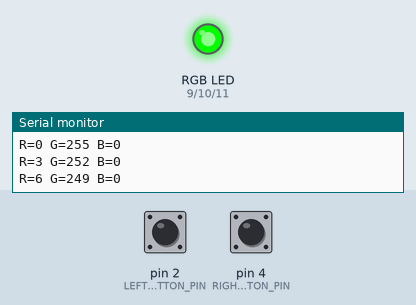
Simulated run of this sketch. Board: Arduino Uno, built with avr-gcc and run on an emulated ATmega328P. Shown: an RGB LED mixed from three pins (HIGH = lit), the last lines printed to the serial monitor. The test bench sets the inputs (shaded band); at power-on: pin 2 (LEFT_BUTTON_PIN) HIGH, pin 4 (RIGHT_BUTTON_PIN) HIGH. Dim RGB values are drawn brighter than linear; random numbers use the default seed unless the sketch sets one.

Above: at 1.2 s.
1.3 s: pin 2 (LEFT_BUTTON_PIN) pulled LOW for 0.15 s
At 2.2 s:
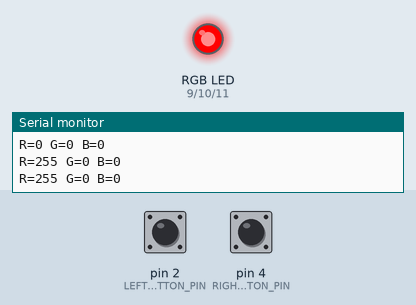
4.3 s: pin 2 (LEFT_BUTTON_PIN) pulled LOW for 1 s
At 5.16 s:
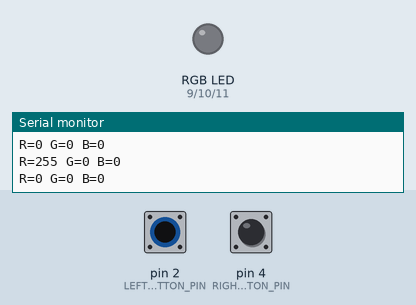
7.5 s: pin 2 (LEFT_BUTTON_PIN) pulled LOW for 0.15 s
At 8.86 s:
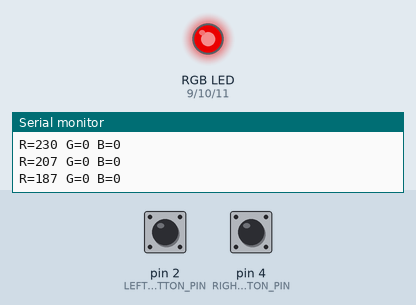
10.6 s: pin 2 (LEFT_BUTTON_PIN) pulled LOW for 3.2 s
At 11.21 s:
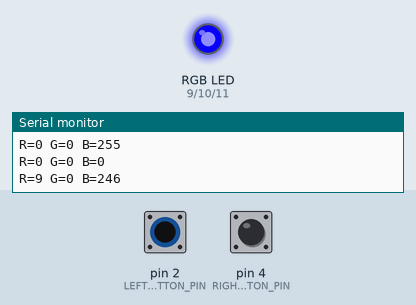
15.3 s: pin 4 (RIGHT_BUTTON_PIN) pulled LOW for 0.15 s
18.4 s: pin 2 (LEFT_BUTTON_PIN) pulled LOW for 0.15 s
Timing chart, 0 to 25.3 s (numbered marks = the images above; inputs shaded):
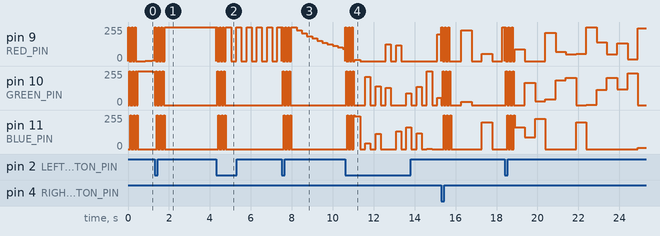

Measured:
- after the input at 1.3 s, pin 11 (BLUE_PIN): alternates 255/255 for 0.05 s and 0/255 for 0.11 s, 6 changes in all, then stays 0/255, starting after 0.11 s
- after the input at 4.3 s, pin 9 (RED_PIN): goes 0/255 0.01 s, 3 × (255/255 0.05 s, 0/255 0.11 s), 5 × (255/255 0.25 s, 0/255 0.25 s), then 255/255, starting at once; pin 10 (GREEN_PIN): alternates 255/255 for 0.05 s and 0/255 for 0.11 s, 6 changes in all, then stays 0/255, starting after 0.06 s
- after the input at 7.5 s, pin 10 (GREEN_PIN): alternates 255/255 for 0.05 s and 0/255 for 0.11 s, 6 changes in all, then stays 0/255, starting after 0.06 s; pin 11 (BLUE_PIN): alternates 255/255 for 0.05 s and 0/255 for 0.11 s, 6 changes in all, then stays 0/255, starting after 0.11 s
- by itself, pin 11 (BLUE_PIN): alternates 255/255 for 0.05 s and 0/255 for 0.11 s, 6 changes in all, then stays 0/255

The sketch:

RGBLightShow.ino
```cpp
/*
  RGB Light Show
  Version 1.2
  Created 2014-06-07 J.G. Wezensky

  This sketch uses an RGB LED and two pushbuttons to control the displaying of multi-colored light
  sequences.  Pressing the primary button will change display modes and pressing the second will
  cycle through options for each mode.  A visible multi-colored flash will indicate that the button
  press was accepted.

  Current Modes:
    Solid Color Mode - Will display a color continuously.  Second button changes color.
    Blink Color Mode - Will display a blinking color.  Second button changes the blink rate.
    Fade Color - Will fade out selected solid color.  Second button controls rate.
    Rainbow Mode - Will cycle through the various colors. Second button changes the color-change rate.
    Random Blink - Will blink random colors.  Second button controls rate.
    Random Rainbow - Will fast switch between random colors.  Second button controls rate.
    Fade Random - Will fade out a random color. Second button controls rate.
*/

#define DEBUG

// adjust these for the physical device
const int LEFT_BUTTON_PIN = 2;
const int RIGHT_BUTTON_PIN = 4;
const int RED_PIN =  9;
const int GREEN_PIN = 10;
const int BLUE_PIN = 11;

// some global constants for the sketch
const byte MODE_RAINBOW = 0;
const byte MODE_SOLID = 1;
const byte MODE_BLINK = 2;
const byte MODE_FADE_COLOR = 3;
const byte MODE_RANDOM_BLINK = 4;
const byte MODE_RANDOM_RAINBOW = 5;
const byte MODE_FADE_RANDOM = 6;
const byte MODE_COUNT = 7;

const byte COLORS_RED[] = {255, 0, 0, 255, 255, 0, 127, 0, 255, 0, 127, 127, 0, 127, 127, 255 };
const byte COLORS_GREEN[] = {0, 255, 0, 255, 0, 255, 255, 255, 127, 127, 127, 0, 127, 127, 255, 127 };
const byte COLORS_BLUE[] = {0, 0, 255, 0, 255, 255, 0, 127, 0, 255, 0, 127, 127, 255, 127, 127 };
const byte COLOR_COUNT = 16;

const long DEBOUNCE_DELAY = 50;

// tracks the left button
int leftButtonState;
int leftLastButtonState = HIGH;
long leftLastDebounceTime = 0;

// tracks the right button
int rightButtonState;
int rightLastButtonState = HIGH;
long rightLastDebounceTime = 0;

// track the current mode of the program
byte currentMode = 0;
byte lastMode = 255;

// track the current color for Mode 0 & 1
byte currentColor = 0;
byte lastColor = 255;

// track blinking for Mode 1
int blinkDelay = 0;
int blinkDelays[] = {250, 500, 1000, 2000};
int blinkDelayCount = 4;
long lastBlinkTime = 0;
boolean blinkOn = false;

// track the current color for Mode 2
byte currentWheel = 0;
int wheelDelay = 1;
int wheelDelays[] = {50, 350, 700, 1000};
int wheelDelayCount = 4;
long lastWheelChangeTime = 0;

byte lastRed = 0;
byte lastGreen = 0;
byte lastBlue = 0;
float fadeAmount = 10.0;
boolean fadeUp = false;

void setup() {

#if defined DEBUG
  Serial.begin(9600);
#endif

  // watch for these two pins to go to GND
  pinMode(LEFT_BUTTON_PIN, INPUT);
  digitalWrite(LEFT_BUTTON_PIN, HIGH);
  pinMode(RIGHT_BUTTON_PIN, INPUT);
  digitalWrite(RIGHT_BUTTON_PIN, HIGH);
}

void loop() {

  // check the left button for a mode change
  int leftReading = digitalRead(LEFT_BUTTON_PIN);
  if (leftReading != leftLastButtonState)
  {
    if (leftReading == LOW)
      NextMode();
    leftLastDebounceTime = millis();
  }
  if ((millis() - leftLastDebounceTime) > DEBOUNCE_DELAY)
    leftButtonState = leftReading;
  leftLastButtonState = leftReading;

  // check the right button for a color change
  int rightReading = digitalRead(RIGHT_BUTTON_PIN);
  if (rightReading != rightLastButtonState)
  {
    if (rightReading == LOW)
      NextSubmode();
    rightLastDebounceTime = millis();
  }
  if ((millis() - rightLastDebounceTime) > DEBOUNCE_DELAY)
    rightButtonState = rightReading;
  rightLastButtonState = rightReading;

  // if we changed mode, re-initialize
  if (currentMode != lastMode)
  {
    StartMode();
    lastMode = currentMode;
  }
  else // otherwise continue current mode display
  {
    ContinueMode();
  }

}

// -----------------------------------------------------------------------------
// Routine to handle the change of modes
// -----------------------------------------------------------------------------
void StartMode()
{
  Flash();
  switch (currentMode)
  {
      case MODE_RAINBOW:
        SetWheelColor(currentWheel);
        lastWheelChangeTime = millis();
        break;
      case MODE_SOLID:
        SetDefinedColor(currentColor);
        break;
      case MODE_BLINK:
        SetDefinedColor(currentColor);
        blinkOn = true;
        lastBlinkTime = millis();
        break;
      case MODE_FADE_COLOR:
        SetDefinedColor(currentColor);
        fadeUp = true;
        lastBlinkTime = millis();
        break;
      case MODE_RANDOM_BLINK:
        SetWheelColor(random(256));
        blinkOn = true;
        lastBlinkTime = millis();
        break;
      case MODE_RANDOM_RAINBOW:
        SetWheelColor(random(256));
        lastBlinkTime = millis();
        break;
      case MODE_FADE_RANDOM:
        SetWheelColor(random(256));
        fadeUp = true;
        lastBlinkTime = millis();
        break;
  }
}

// -----------------------------------------------------------------------------
// Routine to process a loop cycle with no user changes
// -----------------------------------------------------------------------------
void ContinueMode()
{
  switch (currentMode)
  {
    case MODE_RAINBOW:
      if ((millis() - lastWheelChangeTime) > wheelDelays[wheelDelay])
      {
        NextWheelColor();
        lastWheelChangeTime = millis();
      }
      break;
    case MODE_SOLID:
      if (currentColor != lastColor)
      {
        SetDefinedColor(currentColor);
        lastColor = currentColor;
      }
      break;
    case MODE_BLINK:
      if ((millis() - lastBlinkTime) > blinkDelays[blinkDelay])
      {
        if (blinkOn)
          SetColor(0,0,0);
        else
          SetDefinedColor(currentColor);
        blinkOn = !blinkOn;
        lastBlinkTime = millis();
      }
      break;
    case MODE_FADE_COLOR:
      if ((millis() - lastBlinkTime) > blinkDelays[blinkDelay])
      {
        if (lastRed <= 0 && lastGreen <= 0 && lastBlue <= 0)
          SetDefinedColor(currentColor);
        else
          FadeColor();
        lastBlinkTime = millis();
      }
      break;
    case MODE_RANDOM_BLINK:
      if ((millis() - lastBlinkTime) > blinkDelays[blinkDelay])
      {
        if (blinkOn)
          SetColor(0,0,0);
        else
          SetWheelColor(random(256));
        blinkOn = !blinkOn;
        lastBlinkTime = millis();
      }
      break;
    case MODE_RANDOM_RAINBOW:
      if ((millis() - lastBlinkTime) > blinkDelays[blinkDelay])
      {
        SetWheelColor(random(256));
        lastBlinkTime = millis();
      }
      break;
    case MODE_FADE_RANDOM:
      if ((millis() - lastBlinkTime) > blinkDelays[blinkDelay])
      {
        if (lastRed <= 0 && lastGreen <= 0 && lastBlue <= 0)
          SetWheelColor(random(256));
        else
          FadeColor();
        lastBlinkTime = millis();
      }
      break;
  }
}

// -----------------------------------------------------------------------------
// Visual indicator that a button press was caught
// -----------------------------------------------------------------------------
void Flash()
{
  byte i;
  for (i = 0; i < 3; i++)
  {
    SetColor(0,0,0);
    delay(10);
    SetColor(255,0,0);
    delay(50);
    SetColor(0,255,0);
    delay(50);
    SetColor(0,0,255);
    delay(50);
    SetColor(0,0,0);
  }
}

// -----------------------------------------------------------------------------
// Processes the press of the primary button
// -----------------------------------------------------------------------------
void NextMode()
{
  if ((currentMode + 1) >= MODE_COUNT)
    currentMode = 0;
  else
    currentMode++;
}

// -----------------------------------------------------------------------------
// Processes a press of the secondary button
// -----------------------------------------------------------------------------
void NextSubmode()
{
  switch (currentMode)
  {
    case MODE_RAINBOW:
      NextWheelRate();
      Flash();
      SetWheelColor(currentWheel);
      break;
    case MODE_SOLID:
      NextColor();
      break;
    case MODE_BLINK:
      NextBlinkRate();
      Flash();
      break;
    case MODE_FADE_COLOR:
      NextBlinkRate();
      Flash();
      break;
    case MODE_RANDOM_BLINK:
      NextBlinkRate();
      Flash();
      break;
    case MODE_RANDOM_RAINBOW:
      NextBlinkRate();
      Flash();
      break;
    case MODE_FADE_RANDOM:
      NextBlinkRate();
      Flash();
      break;
  }
}

// -----------------------------------------------------------------------------
// Increases the delay for blinking
// -----------------------------------------------------------------------------
void NextBlinkRate()
{
  if ((blinkDelay + 1) >= blinkDelayCount)
    blinkDelay = 0;
  else
    blinkDelay++;
}

// -----------------------------------------------------------------------------
// Increases the delay for blinking
// -----------------------------------------------------------------------------
void NextWheelRate()
{
  if ((wheelDelay + 1) >= wheelDelayCount)
    wheelDelay = 0;
  else
    wheelDelay++;
}

// -----------------------------------------------------------------------------
// Moves to the next pre-defined color
// -----------------------------------------------------------------------------
void NextColor()
{
  if ((currentColor + 1) >= COLOR_COUNT)
    currentColor = 0;
  else
    currentColor++;
}

// -----------------------------------------------------------------------------
// Moves to the next position on the color wheel an displays it
// -----------------------------------------------------------------------------
void NextWheelColor()
{
  if (currentWheel >= 255)
    currentWheel = 0;
  else
    currentWheel++;

  SetWheelColor(currentWheel);
}

// -----------------------------------------------------------------------------
// Will set the RGB led color based on a 0-255 position on a color wheel
// -----------------------------------------------------------------------------
void SetWheelColor(byte WheelPos)
{
  byte w;
  if(WheelPos < 85)
  {
    w = WheelPos * 3;
    SetColor(w, 255 - w, 0);
  }
  else if(WheelPos < 170)
  {
    w = (WheelPos - 85) * 3;
    SetColor(255 - w, 0, w);
  }
  else
  {
    w = (WheelPos - 170) * 3;
    SetColor(0, w, 255 - w);
  }
}

// -----------------------------------------------------------------------------
// Will slightly darken the current RGB color
// -----------------------------------------------------------------------------
void FadeColor()
{
  byte newRed = 0;
  byte newGreen = 0;
  byte newBlue = 0;

  if (lastRed > (byte)fadeAmount)
    newRed = lastRed - (byte)((fadeAmount / 100.0)* lastRed);
  if (lastGreen > fadeAmount)
    newGreen = lastGreen - (byte)((fadeAmount / 100.0)* lastGreen);
  if (lastBlue > fadeAmount)
    newBlue = lastBlue - (byte)((fadeAmount / 100.0)* lastBlue);

  SetColor(newRed, newGreen, newBlue);
}

// -----------------------------------------------------------------------------
// Will set the RGB led to one of a pre-defined set of colors
// -----------------------------------------------------------------------------
void SetDefinedColor(byte DefinedColor)
{
  SetColor(COLORS_RED[DefinedColor], COLORS_GREEN[DefinedColor], COLORS_BLUE[DefinedColor]);
}

// -----------------------------------------------------------------------------
// Base routine to set a color on the RGB led
// -----------------------------------------------------------------------------
void SetColor(byte Red, byte Green, byte Blue)
{
    analogWrite(RED_PIN, Red);
    analogWrite(GREEN_PIN, Green);
    analogWrite(BLUE_PIN, Blue);
    lastRed = Red;
    lastGreen = Green;
    lastBlue = Blue;
#if defined DEBUG
    Serial.print("R=");
    Serial.print(lastRed);
    Serial.print(" G=");
    Serial.print(lastGreen);
    Serial.print(" B=");
    Serial.println(lastBlue);
#endif
}
```
